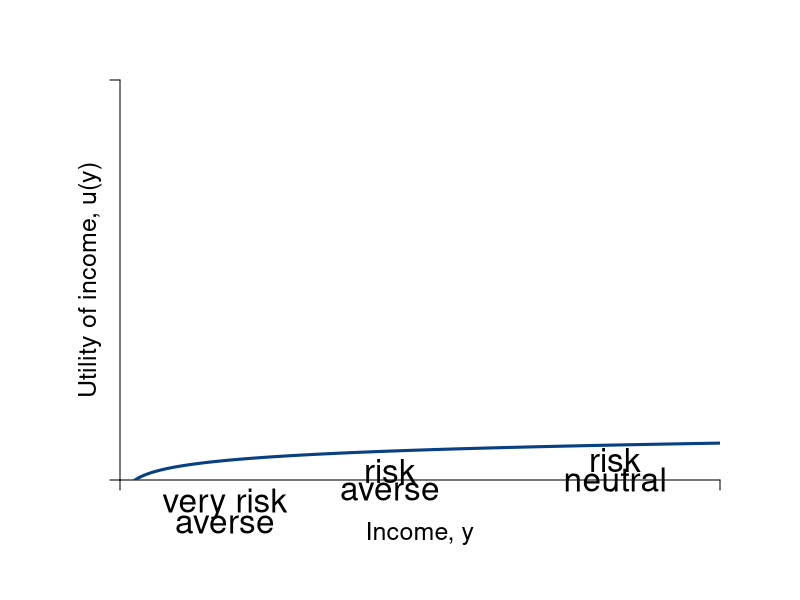

Write R code to recreate this figure.
#Graph Designer(s): Simon Halliday & Riley Boeth '17
#Authors: Bowles, Foley and Halliday
#Title: Coordination, Conflict and Competition: A Text in Microeconomics

library(shape)
pdf(file = "capitalism/risk_averse.pdf", width = 10, height = 8)

#Set parameters for graphics
axislabelsize <- 1.5
labelsize <- 2
graphlinewidth <- 3
segmentlinewidth <- 2

COL <- c("#7fc97f", "#beaed4", "#fdc086", "#ffff99", "#386cb0", "#f0027f", "#bf5b17", "#666666")
COLA <- c("#e0f3db", "#99d8c9","#66c2a4","#41ae76", "#238b45", "#005824")
COLB <- c("#4eb3d3", "#2b8cbe", "#0868ac","#084081")

#Edited the margins to cater for the larger LHS labels
par(mar =  c(6, 6, 4, 4))

#Concave utility of wealth function

ConcaveU <- function(x){
  log(x)
}

#Add limits on axes and levels of utility for each indifference curve
ylims <- c(0, 40)
xlims <- c(0, 40)

npts <- 501 
x <- seq(xlims[1], xlims[2], length.out = npts)
y <- seq(ylims[1], ylims[2], length.out = npts) 

plot(0, 0, xlim = xlims, ylim = ylims, type = "n",
     xlab = expression(paste("")),
     ylab = expression(paste("")), 
     xaxt = "n", 
     yaxt = "n", 
     cex.lab = axislabelsize, 
     bty = "n", 
     xaxs="i", 
     yaxs="i"
)

#x and y limits with plain axes without ticks/numbers to match previous graph

ticksy <- c(0, ylims[2])
ylabels <- c(NA, NA)
ticksx <- c(0, xlims[2])
xlabels <- c(NA, NA)

axis(1,at = ticksx,  pos = 0, labels = xlabels)
axis(2,at = ticksy,  pos = 0, labels = FALSE, las = 1)

npts <- 500 
xx1 <- seq(xlims[1], xlims[2], length.out = npts)
xx2 <- seq(0, xlims[2], length.out = npts)
xx3 <- seq(xlims[1], 0, length.out = npts)
xx4 <- seq(-11, 0, length.out = npts)

#Axis labels and draw linear utility function
mtext(expression(paste("Income, y")), side = 1, line = 2.5, cex = axislabelsize)
text(-2, 0.5*ylims[2], expression(paste("Utility of income, u(y)")), xpd = TRUE, cex = axislabelsize, srt = 90) 

lines(xx1, ConcaveU(xx1), col = COLB[4], lwd = graphlinewidth)

#Add line from pt a to pt c
#segments(2, ConcaveU(2), 36, ConcaveU(36), lty = 1, col = COLB[4] , lwd = graphlinewidth)


#Label 5 points on line
# text(2.7, ConcaveU(2)-.5, expression(paste("a")), cex = labelsize)
# segments(2, 0, 2, ConcaveU(2), lty = 2, col = "gray", lwd = segmentlinewidth)
# segments(0, ConcaveU(2), 2, ConcaveU(2), lty = 2, col = "gray", lwd = segmentlinewidth)
# points(2, ConcaveU(2), pch = 16, col = "black", cex = 1.5)

# 
# text(24.18, ConcaveU(23.18)-.5, expression(paste("c")), cex = labelsize)
# segments(23.18, 0, 23.18, ConcaveU(23.18), lty = 2, col = "gray", lwd = segmentlinewidth)
# segments(0, ConcaveU(23.18), 23.18, ConcaveU(23.18), lty = 2, col = "gray", lwd = segmentlinewidth)
# points(23.18, ConcaveU(23.18), pch = 16, col = "black", cex = 1.5)

# text(24.18, ConcaveU(13)-.5, expression(paste("e")), cex = labelsize)
# segments(0, ConcaveU(13), 23.18, ConcaveU(13), lty = 2, col = "gray", lwd = segmentlinewidth)
# points(23.18, ConcaveU(13), pch = 16, col = "black", cex = 1.5)

# text(13.8, ConcaveU(13)-.7, expression(paste("b")), cex = labelsize)
# segments(13, 0, 13, ConcaveU(13), lty = 2, col = "gray", lwd = segmentlinewidth)
# points(13, ConcaveU(13), pch = 16, col = "black", cex = 1.5)
# 
# text(36.8, ConcaveU(36)-.9, expression(paste("d")), cex = labelsize)
# segments(36, 0, 36, ConcaveU(36), lty = 2, col = "gray", lwd = segmentlinewidth)
# segments(0, ConcaveU(36), 36, ConcaveU(36), lty = 2, col = "gray", lwd = segmentlinewidth)
# points(36, ConcaveU(36), pch = 16, col = "black", cex = 1.5)

#Label y-sub,x-sub,etc. on axes

#SH: removed these because I could add them to x-axis; y-axis labels cannot be added as usual
#text(36, -.9, expression(paste(y + Delta*y[1])), xpd = TRUE, cex = labelsize)
#text(13, -.9, expression(paste(y[ce])),  xpd = TRUE,  cex = labelsize)
#text(2, -.9, expression(paste(y - Delta*y[2])),  xpd = TRUE,  cex = labelsize)
#text(23.18, -.9, expression(paste(y)),  xpd = TRUE,  cex = labelsize)


# text(-2.7, ConcaveU(36), expression(paste("v(y + ",Delta,"y)")), xpd = TRUE, cex = labelsize)
# text(-1.95, ConcaveU(13)+1.7, expression(paste("v(ce) = ")),  xpd = TRUE, cex = labelsize)
# text(-3, ConcaveU(13), expression(paste(P*v(y- Delta*y[2]) + phantom())),  xpd = TRUE, cex = labelsize)
# text(-4.2, ConcaveU(13)-1.5, expression(paste((1 - P)*v*(y + Delta*y[1]))),  xpd = TRUE, cex = labelsize)
# text(-1.8, ConcaveU(13)-3, expression(paste(" = v(y)")),  xpd = TRUE, cex = labelsize)
# text(-2.7, ConcaveU(2), expression(paste(v(y - Delta*y[2]))),  xpd = TRUE,  cex = labelsize)
# text(-1.5, ConcaveU(23.18), expression(paste("u(y)")),  xpd = TRUE,  cex = labelsize)

#Very risk averse
text(7, ConcaveU(5)-4, expression(paste("very risk")),  xpd = TRUE,  cex = labelsize)
text(7, ConcaveU(5)-6, expression(paste("averse")),  xpd = TRUE,  cex = labelsize)
#Risk averse
text(18, ConcaveU(18)-2, expression(paste("risk")),  xpd = TRUE,  cex = labelsize)
text(18, ConcaveU(18)-4, expression(paste("averse")),  xpd = TRUE,  cex = labelsize)
#Risk neutral
text(33, ConcaveU(33)-1.5, expression(paste("risk")),  xpd = TRUE,  cex = labelsize)
text(33, ConcaveU(33)-3.5, expression(paste("neutral")),  xpd = TRUE,  cex = labelsize)


dev.off()
